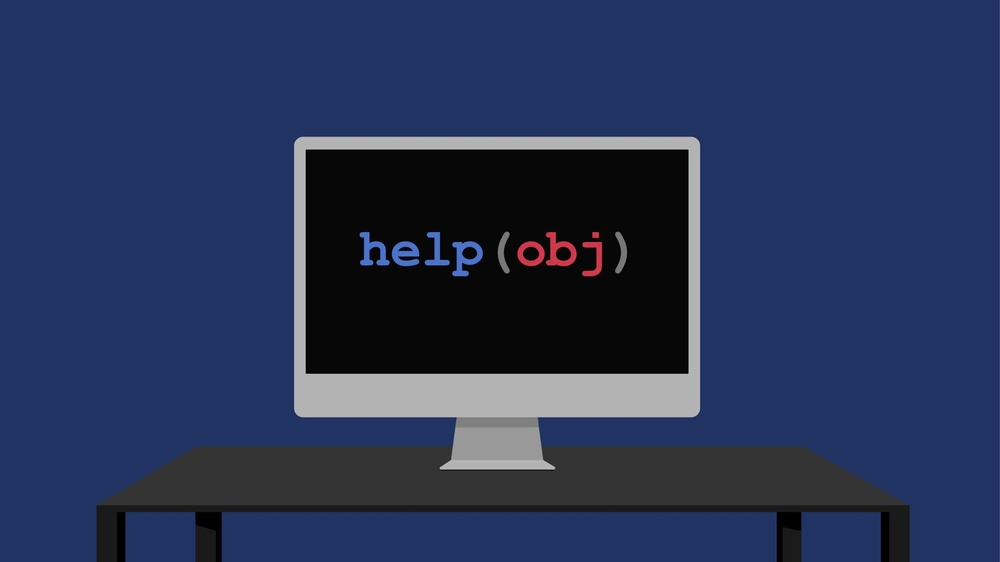
#> input picture object.jpeg, 1000 x 562 px, shrunk from 1920 x 1080 before the run
$ jupyter execute Contours.ipynb
#> lines starting #> are read from the running program, lines starting #| are printed output that depends on the picture; after the words box and inside, x2 and y2 are one past the last pixel; in counts of white or black regions, pixels touching at a corner belong together
[cell 1]
import numpy as np
import cv2 as cv

im = cv.imread('object.jpeg')
#> im is the input picture: shape (562, 1000, 3); mean B, G, R 85.4, 51.5, 39.1
imgray = cv.cvtColor(im,cv.COLOR_BGR2GRAY)
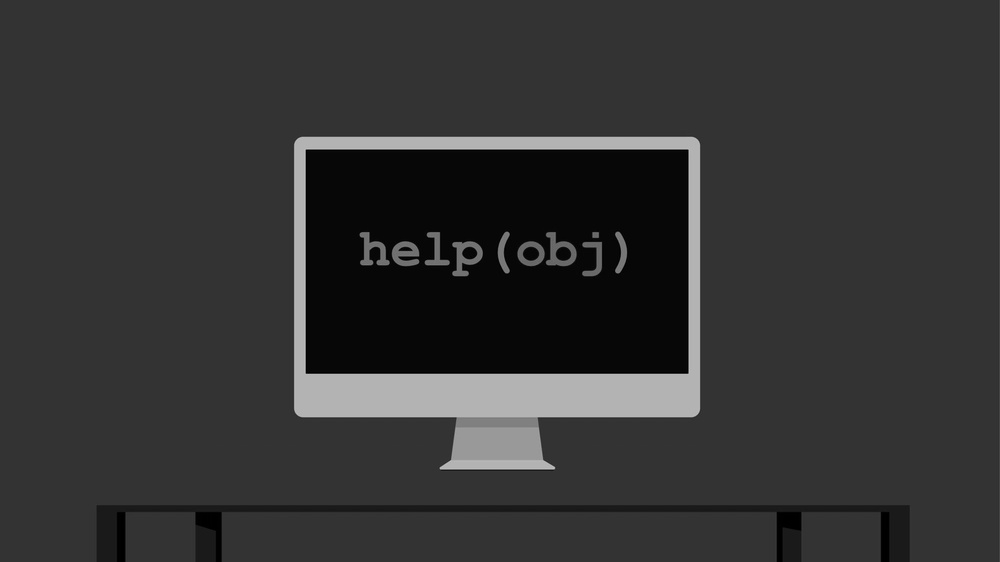
#> imgray: shape (562, 1000); min 0, max 197, mean 51.6
ret, thresh = cv.threshold(imgray, 127, 255,0)
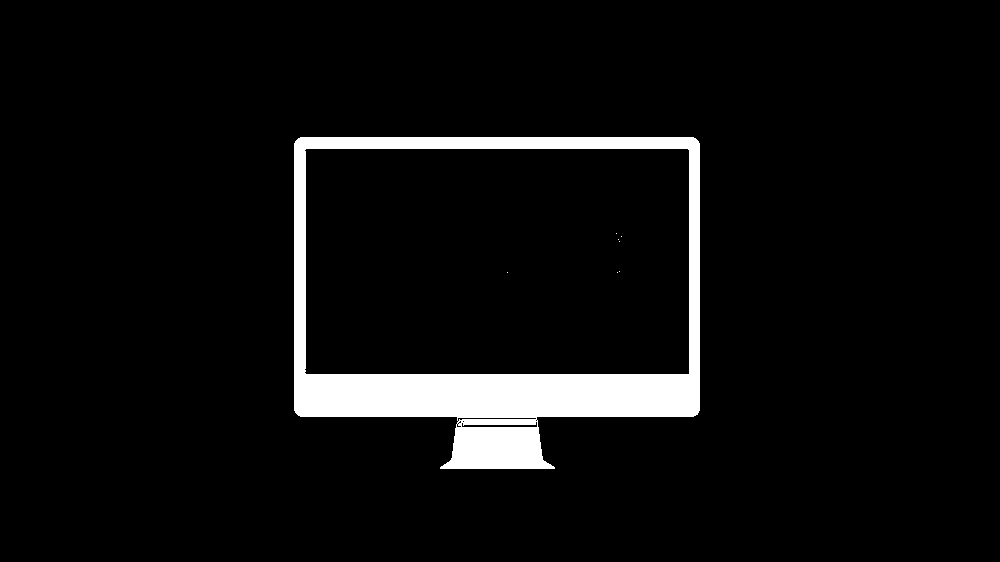
#> thresh: shape (562, 1000); 5.7% white; 8 white regions (7 under 20 px)
contours, hierarchy = cv.findContours(thresh, cv.RETR_TREE, cv.CHAIN_APPROX_SIMPLE)
#> contours = 16 contours, 12 with area under 20; largest, box (x1, y1, x2, y2) and area: (294, 137, 700, 469) 117510, (304, 148, 690, 375) 86784, (461, 421, 538, 428) 234, (457, 417, 537, 422) 162

[cell 2]
contours
#> Out has the same summary as contours

[cell 3]
cv.drawContours(im, contours, -1, (0,255,0), 3)
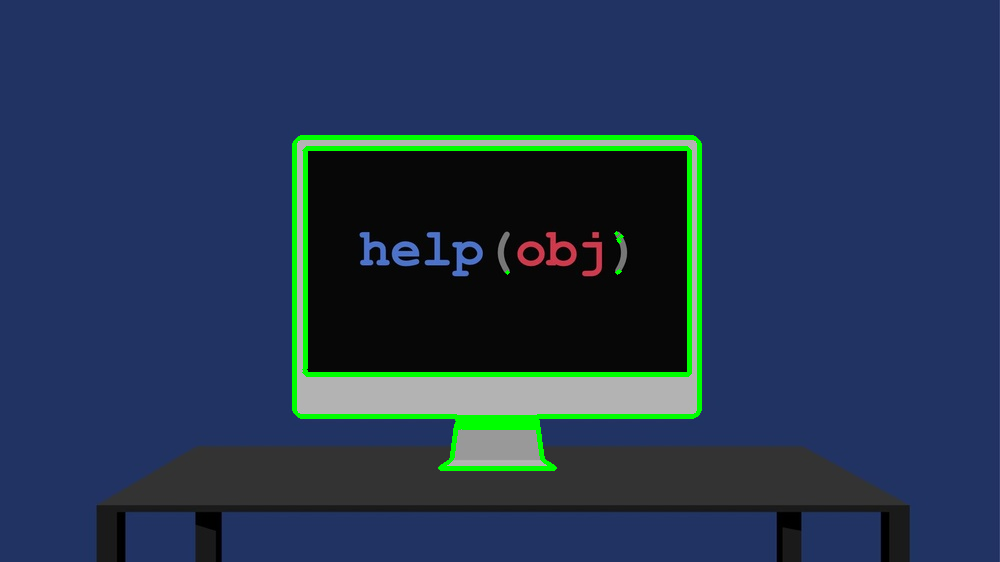
#> im: shape (562, 1000, 3); 2.62% of pixels changed, all inside (x1, y1, x2, y2) = (292, 135, 702, 471)

[cell 4]
import matplotlib.pyplot as plt

[cell 5]
plt.imshow(im)
plt.show()

[cell 6]
cv.drawContours(im, contours, 3, (0,255,0), 3)

[cell 7]
plt.imshow(im)
plt.show()

[cell 8]
cnt = contours[4]
#> cnt = [[462, 421], [463, 420], [464, 421], [463, 422]]
cv.drawContours(im,[cnt],0,(0,255,0),3)
